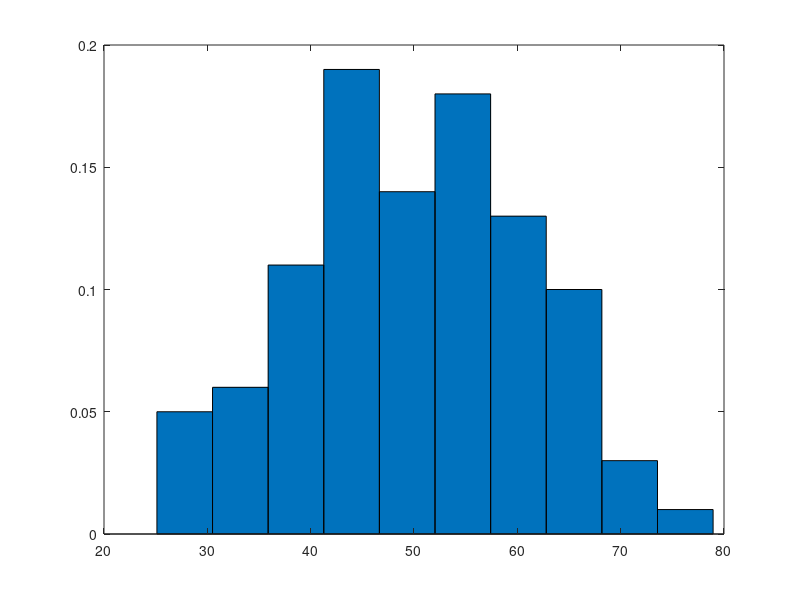

MATLAB code for this plot: (Note: this script raises an error after producing the figure.)
% Stats for neurobiology.
format short g

%% SE, Var and SD
%  What is the SD and what is the SE

mu = 50
sigma= 10
n = 100
x = normrnd(mu,sigma,n,1)
% x = poissrnd(mu,n,1)
% x = exprnd(mu,n,1)
% x = raylrnd(mu,n,1)
% x = unifrnd(10,mu,n,1)

figure(1), clf
[nn xx] = hist(x);
hb1 = bar(xx,nn/n,1)
axprefs(gca)
xlabel('x')
ylabel('Frequency of observation')


xmean = mean(x)
xs = std(x)

% What is the variance? 
samplevar = var(x)
popvar = var(x,1)
mean((x - xmean).^2)
mean(x.^2) - mean(x).^2
xs*xs
% How much variation is there about the mean?
cv = xs/xmean

% What is the standard error?
% Let's imagine that instead of 100 samples in one experiment, leading to one mean, 
% we have Nexp experiments, each with 100 samples, hence 50 estimates of the mean.
Nexp = 100
n = 20
x = normrnd(mu,sigma,n,Nexp);
size(x)
% The "population" mean should be mu
mean(x(:))
% The population stdev should be sigma
std(x(:))
% We have Nexp sample means
sampleMeans = mean(x)
% What is the mean of the sample means?
mean(mean(x))
% What is the stdev of the sample means?
std(mean(x))
figure(1),hold on
[nn xx] = hist(sampleMeans);
hb2 = bar(xx,nn/Nexp,1); set(hb2,'FaceColor','r','EdgeColor','r')

% Compare this to the standard error
stdErrs = std(x)/sqrt(n)

mean(std(x)/sqrt(n))



% Why look at the stdev to tell us about uncertainty?
% Suppose we turn up the amplifier.
x = normrnd(mu,sigma,n,1)
y = 10 * x;
figure(2),clf
hist(y)
ymean = mean(y)
ys = std(y)
% What is the variance?
ys2 = var(y)
mean((y-ymean).^2)
mean(y.^2) - mean(y).^2
% How much variation is there about the mean?
ys/ymean


%%%%%%%%%%%%%%%%%%%%%%%%%%%%%%%%%%%
% Comparison of two means
%%%%%%%%%%%%%%%%%%%%%%%%%%%%%%%%%%%

% make two groups of (fake) data
% Set means and n
m1 = 6
m2 = 4
n1 = 50
n2 = 40
x1 = poissrnd(m1,n1,1)
x2 = poissrnd(m2,n2,1)
% look at the data
[nn1 v1] = hist(x1);
[nn2] = hist(x2,v1);
figure(2),clf, hold on
h = plot(v1,nn1/n1,'b',v1,nn2/n2,'r'), set(h,'LineWidth',3)
bar(v1,[nn1(:)/n1 nn2(:)/n2])
axprefs(gca)
xlabel('value')
ylabel('Relative frequency')

% what are the means and SE
[mean(x1) std(x1)/sqrt(n1)]
[mean(x2) std(x2)/sqrt(n2)]
% How big is the difference? Let's invent a statistic:
% the absolute value of the difference between the means
absMeanDiffObs = abs(mean(x1) - mean(x2))

% Now let's play a game called The Null Hypothesis.
% Under H0, x1 and x2 are random draws from a single population
% Let's assume we have the entire population. 
u = [x1; x2]   
% u stands for union. The first n1 elements of u are 
% our original x1. The remaining n2 elements are x2.

% Let's make a bunch of these unions, 
% only let's rearrange the order.
nsamples = 200
U = repmat(0,n1+n2,nsamples);
size(U)
for i = 1:nsamples
	U(:,i) = u(randperm(n1+n2));
end
% Now cut these permuted union distributions into two groups.
% Respect the original sizes, n1 and n2
Y1 = U(1:n1,:);
Y2 = U(n1+1:end, :);
size(Y1)
size(Y2)
% Let's look at the differences between the means of these fake
% distributions. Since we don't care about the sign, it's probably
% wise to look at the absolute values
absMeanDiffH0 = abs(mean(Y1) - mean(Y2))
[nn vabs] = hist(absMeanDiffH0,20);
figure(1),clf
bar(vabs, nn/nsamples)
axprefs(gca)
xlabel('Absolute value of difference between means')
ylabel('Relative frequency')
% What about the means in our data
absMeanDiffObs = abs(mean(x1) - mean(x2))
% How often did we see a value this big or bigger in our 
% simulation under H0?
n = sum(absMeanDiffH0 >= absMeanDiffObs)
% Or the probability is 
n/nsamples
% If this is 0, then we should say the p < 1/nsamples
(n+1) / nsamples

